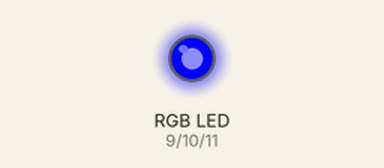
This sketch was run on a simulated Arduino Uno, built with avr-gcc and run on an emulated ATmega328P. Parts: an RGB LED mixed from three pins (HIGH = lit). Pins used as bus, display or sensor lines are not drawn.

Above: at 0.7 s.
At 2.2 s:
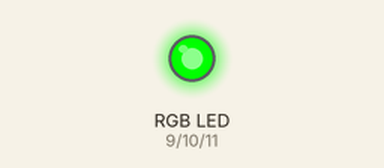
At 3.7 s:
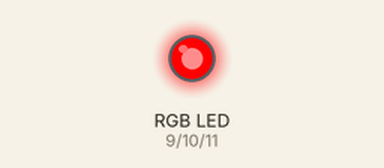
Timing chart, 0 to 5.9 s (numbered marks = the images above):
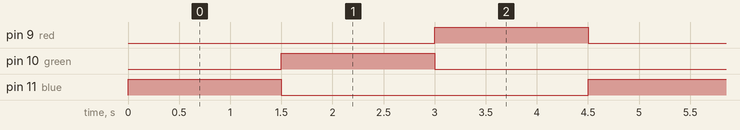

Measured:
- by itself, pin 9 (red), pin 10 (green), pin 11 (blue): alternates HIGH for 1.5 s and LOW for 3.0 s
- by itself, everything shown: repeats every 4.5 s, in 3 steps

The sketch:

RGB_Tones.ino
```cpp
//RGB Tones

const int strobe = 6;
const int blue = 11;
const int green = 10;
const int red = 9;
int counter = 1;

void setup() {
  pinMode(blue,OUTPUT);
  pinMode(green,OUTPUT);
  pinMode(red,OUTPUT);
  pinMode(strobe,OUTPUT);
}

void loop() {

  if(counter == 1){
    analogWrite(strobe,900);
    digitalWrite(blue,HIGH);
    digitalWrite(green,LOW);
    digitalWrite(red,LOW);
    }
  if(counter == 2){
    analogWrite(strobe,300);
    digitalWrite(blue,LOW);
    digitalWrite(green,HIGH);
    digitalWrite(red,LOW);
    }
  if(counter == 3){
    analogWrite(strobe,30);
    digitalWrite(blue,LOW);
    digitalWrite(green,LOW);
    digitalWrite(red,HIGH);
    }
  if(counter >= 3){
    counter = 0;
    }

  ++counter;
  delay(1500);

}
```
